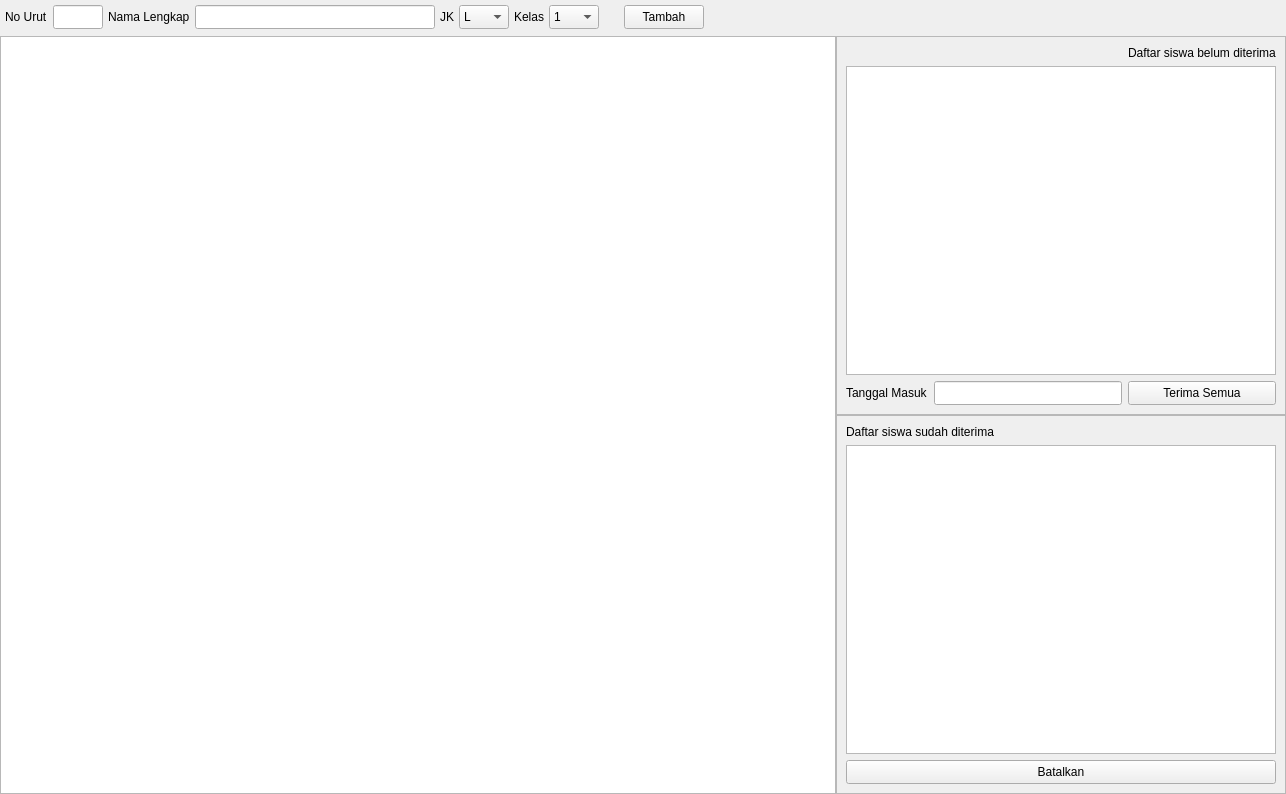
<?xml version="1.0" encoding="UTF-8"?>
<ui version="4.0">
 <class>Form</class>
 <widget class="QWidget" name="Form">
  <property name="geometry">
   <rect>
    <x>0</x>
    <y>0</y>
    <width>1286</width>
    <height>794</height>
   </rect>
  </property>
  <property name="windowTitle">
   <string>Form</string>
  </property>
  <layout class="QGridLayout" name="gridLayout_3" columnstretch="1,0">
   <property name="leftMargin">
    <number>0</number>
   </property>
   <property name="topMargin">
    <number>0</number>
   </property>
   <property name="rightMargin">
    <number>0</number>
   </property>
   <property name="bottomMargin">
    <number>0</number>
   </property>
   <property name="spacing">
    <number>0</number>
   </property>
   <item row="1" column="0" rowspan="2">
    <widget class="QTableWidget" name="tbl_daftar_calon_siswa"/>
   </item>
   <item row="2" column="1">
    <widget class="QFrame" name="frame_2">
     <property name="frameShape">
      <enum>QFrame::StyledPanel</enum>
     </property>
     <property name="frameShadow">
      <enum>QFrame::Raised</enum>
     </property>
     <layout class="QGridLayout" name="gridLayout_2">
      <item row="0" column="0" colspan="2">
       <widget class="QLabel" name="label_2">
        <property name="text">
         <string>Daftar siswa sudah diterima</string>
        </property>
       </widget>
      </item>
      <item row="1" column="0" colspan="2">
       <widget class="QTableWidget" name="tbl_diterima"/>
      </item>
      <item row="2" column="0" colspan="2">
       <widget class="QPushButton" name="btn_batal">
        <property name="minimumSize">
         <size>
          <width>0</width>
          <height>24</height>
         </size>
        </property>
        <property name="text">
         <string>Batalkan</string>
        </property>
       </widget>
      </item>
     </layout>
    </widget>
   </item>
   <item row="1" column="1">
    <widget class="QFrame" name="frame">
     <property name="minimumSize">
      <size>
       <width>450</width>
       <height>0</height>
      </size>
     </property>
     <property name="frameShape">
      <enum>QFrame::StyledPanel</enum>
     </property>
     <property name="frameShadow">
      <enum>QFrame::Raised</enum>
     </property>
     <layout class="QGridLayout" name="gridLayout">
      <item row="0" column="2">
       <widget class="QLabel" name="label">
        <property name="text">
         <string>Daftar siswa belum diterima</string>
        </property>
       </widget>
      </item>
      <item row="2" column="2">
       <widget class="QPushButton" name="btn_terima">
        <property name="minimumSize">
         <size>
          <width>0</width>
          <height>24</height>
         </size>
        </property>
        <property name="text">
         <string>Terima Semua</string>
        </property>
       </widget>
      </item>
      <item row="2" column="0">
       <widget class="QLabel" name="label_10">
        <property name="text">
         <string>Tanggal Masuk</string>
        </property>
       </widget>
      </item>
      <item row="1" column="0" colspan="3">
       <widget class="QTableWidget" name="tbl_calon_belum"/>
      </item>
      <item row="2" column="1">
       <widget class="QLineEdit" name="line_tgl_masuk">
        <property name="minimumSize">
         <size>
          <width>150</width>
          <height>24</height>
         </size>
        </property>
        <property name="maximumSize">
         <size>
          <width>200</width>
          <height>16777215</height>
         </size>
        </property>
       </widget>
      </item>
     </layout>
    </widget>
   </item>
   <item row="0" column="0" colspan="2">
    <widget class="QWidget" name="widget" native="true">
     <property name="sizePolicy">
      <sizepolicy hsizetype="Preferred" vsizetype="Maximum">
       <horstretch>0</horstretch>
       <verstretch>0</verstretch>
      </sizepolicy>
     </property>
     <layout class="QGridLayout" name="gridLayout_4">
      <property name="leftMargin">
       <number>5</number>
      </property>
      <property name="topMargin">
       <number>5</number>
      </property>
      <property name="rightMargin">
       <number>5</number>
      </property>
      <property name="bottomMargin">
       <number>5</number>
      </property>
      <property name="horizontalSpacing">
       <number>5</number>
      </property>
      <property name="verticalSpacing">
       <number>2</number>
      </property>
      <item row="0" column="15" rowspan="2">
       <spacer name="horizontalSpacer">
        <property name="orientation">
         <enum>Qt::Horizontal</enum>
        </property>
        <property name="sizeType">
         <enum>QSizePolicy::Expanding</enum>
        </property>
        <property name="sizeHint" stdset="0">
         <size>
          <width>40</width>
          <height>20</height>
         </size>
        </property>
       </spacer>
      </item>
      <item row="0" column="1">
       <widget class="QLabel" name="label_3">
        <property name="text">
         <string>No Urut</string>
        </property>
       </widget>
      </item>
      <item row="0" column="3">
       <widget class="QLabel" name="label_4">
        <property name="text">
         <string>Nama Lengkap</string>
        </property>
       </widget>
      </item>
      <item row="0" column="13">
       <spacer name="horizontalSpacer_2">
        <property name="orientation">
         <enum>Qt::Horizontal</enum>
        </property>
        <property name="sizeType">
         <enum>QSizePolicy::Fixed</enum>
        </property>
        <property name="sizeHint" stdset="0">
         <size>
          <width>20</width>
          <height>20</height>
         </size>
        </property>
       </spacer>
      </item>
      <item row="0" column="9">
       <widget class="QLabel" name="label_8">
        <property name="text">
         <string>Kelas</string>
        </property>
       </widget>
      </item>
      <item row="0" column="6">
       <widget class="QComboBox" name="cbo_jk">
        <property name="minimumSize">
         <size>
          <width>50</width>
          <height>24</height>
         </size>
        </property>
        <property name="maximumSize">
         <size>
          <width>40</width>
          <height>16777215</height>
         </size>
        </property>
        <item>
         <property name="text">
          <string>L</string>
         </property>
        </item>
        <item>
         <property name="text">
          <string>P</string>
         </property>
        </item>
       </widget>
      </item>
      <item row="0" column="5">
       <widget class="QLabel" name="label_7">
        <property name="text">
         <string>JK</string>
        </property>
       </widget>
      </item>
      <item row="0" column="2">
       <widget class="QLineEdit" name="line_no_urut">
        <property name="minimumSize">
         <size>
          <width>50</width>
          <height>24</height>
         </size>
        </property>
        <property name="maximumSize">
         <size>
          <width>50</width>
          <height>16777215</height>
         </size>
        </property>
       </widget>
      </item>
      <item row="0" column="10">
       <widget class="QComboBox" name="cbo_kelas">
        <property name="minimumSize">
         <size>
          <width>50</width>
          <height>24</height>
         </size>
        </property>
        <property name="maximumSize">
         <size>
          <width>50</width>
          <height>16777215</height>
         </size>
        </property>
        <item>
         <property name="text">
          <string>1</string>
         </property>
        </item>
        <item>
         <property name="text">
          <string>2</string>
         </property>
        </item>
        <item>
         <property name="text">
          <string>3</string>
         </property>
        </item>
        <item>
         <property name="text">
          <string>4</string>
         </property>
        </item>
        <item>
         <property name="text">
          <string>5</string>
         </property>
        </item>
        <item>
         <property name="text">
          <string>6</string>
         </property>
        </item>
       </widget>
      </item>
      <item row="0" column="14">
       <widget class="QPushButton" name="btn_tambah">
        <property name="sizePolicy">
         <sizepolicy hsizetype="Minimum" vsizetype="Preferred">
          <horstretch>0</horstretch>
          <verstretch>0</verstretch>
         </sizepolicy>
        </property>
        <property name="maximumSize">
         <size>
          <width>80</width>
          <height>16777215</height>
         </size>
        </property>
        <property name="text">
         <string>Tambah</string>
        </property>
       </widget>
      </item>
      <item row="0" column="4">
       <widget class="QLineEdit" name="line_nama_lengkap">
        <property name="minimumSize">
         <size>
          <width>240</width>
          <height>24</height>
         </size>
        </property>
        <property name="maximumSize">
         <size>
          <width>240</width>
          <height>16777215</height>
         </size>
        </property>
       </widget>
      </item>
     </layout>
    </widget>
   </item>
  </layout>
 </widget>
 <tabstops>
  <tabstop>tbl_daftar_calon_siswa</tabstop>
  <tabstop>tbl_calon_belum</tabstop>
  <tabstop>line_tgl_masuk</tabstop>
  <tabstop>btn_terima</tabstop>
  <tabstop>tbl_diterima</tabstop>
  <tabstop>btn_batal</tabstop>
 </tabstops>
 <resources/>
 <connections/>
</ui>
